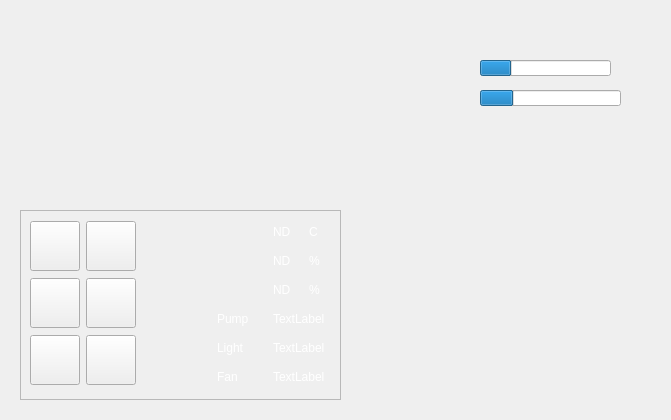
<?xml version="1.0" encoding="UTF-8"?>
<ui version="4.0">
 <class>Section</class>
 <widget class="QWidget" name="Section">
  <property name="geometry">
   <rect>
    <x>0</x>
    <y>0</y>
    <width>671</width>
    <height>420</height>
   </rect>
  </property>
  <property name="windowTitle">
   <string>Form</string>
  </property>
  <property name="styleSheet">
   <string notr="true">color: rgb(255, 255, 255);</string>
  </property>
  <widget class="QProgressBar" name="pb_watering">
   <property name="geometry">
    <rect>
     <x>480</x>
     <y>60</y>
     <width>131</width>
     <height>16</height>
    </rect>
   </property>
   <property name="value">
    <number>24</number>
   </property>
  </widget>
  <widget class="QProgressBar" name="pb_lighting">
   <property name="geometry">
    <rect>
     <x>480</x>
     <y>90</y>
     <width>141</width>
     <height>16</height>
    </rect>
   </property>
   <property name="value">
    <number>24</number>
   </property>
  </widget>
  <widget class="QFrame" name="frame">
   <property name="geometry">
    <rect>
     <x>20</x>
     <y>210</y>
     <width>321</width>
     <height>190</height>
    </rect>
   </property>
   <property name="frameShape">
    <enum>QFrame::StyledPanel</enum>
   </property>
   <property name="frameShadow">
    <enum>QFrame::Raised</enum>
   </property>
   <widget class="QWidget" name="layoutWidget">
    <property name="geometry">
     <rect>
      <x>10</x>
      <y>10</y>
      <width>295</width>
      <height>168</height>
     </rect>
    </property>
    <layout class="QHBoxLayout" name="horizontalLayout_4">
     <item>
      <layout class="QHBoxLayout" name="horizontalLayout_3">
       <item>
        <layout class="QVBoxLayout" name="verticalLayout">
         <item>
          <widget class="QPushButton" name="btn_watering">
           <property name="minimumSize">
            <size>
             <width>50</width>
             <height>50</height>
            </size>
           </property>
           <property name="maximumSize">
            <size>
             <width>50</width>
             <height>50</height>
            </size>
           </property>
           <property name="text">
            <string/>
           </property>
           <property name="iconSize">
            <size>
             <width>35</width>
             <height>35</height>
            </size>
           </property>
           <property name="checkable">
            <bool>false</bool>
           </property>
          </widget>
         </item>
         <item>
          <widget class="QPushButton" name="btn_lighting">
           <property name="minimumSize">
            <size>
             <width>50</width>
             <height>50</height>
            </size>
           </property>
           <property name="maximumSize">
            <size>
             <width>50</width>
             <height>50</height>
            </size>
           </property>
           <property name="text">
            <string/>
           </property>
           <property name="iconSize">
            <size>
             <width>35</width>
             <height>35</height>
            </size>
           </property>
          </widget>
         </item>
         <item>
          <widget class="QPushButton" name="btn_fan">
           <property name="minimumSize">
            <size>
             <width>50</width>
             <height>50</height>
            </size>
           </property>
           <property name="maximumSize">
            <size>
             <width>50</width>
             <height>50</height>
            </size>
           </property>
           <property name="text">
            <string/>
           </property>
          </widget>
         </item>
        </layout>
       </item>
       <item>
        <layout class="QVBoxLayout" name="verticalLayout_7">
         <item>
          <widget class="QPushButton" name="btn_save">
           <property name="minimumSize">
            <size>
             <width>50</width>
             <height>50</height>
            </size>
           </property>
           <property name="maximumSize">
            <size>
             <width>50</width>
             <height>50</height>
            </size>
           </property>
           <property name="text">
            <string/>
           </property>
           <property name="icon">
            <iconset resource="../../resources/resources.qrc">
             <normaloff>:/Icons/section_save.svg</normaloff>:/Icons/section_save.svg</iconset>
           </property>
           <property name="iconSize">
            <size>
             <width>35</width>
             <height>35</height>
            </size>
           </property>
          </widget>
         </item>
         <item>
          <widget class="QPushButton" name="btn_settings">
           <property name="minimumSize">
            <size>
             <width>50</width>
             <height>50</height>
            </size>
           </property>
           <property name="maximumSize">
            <size>
             <width>50</width>
             <height>50</height>
            </size>
           </property>
           <property name="text">
            <string/>
           </property>
           <property name="icon">
            <iconset resource="../../resources/resources.qrc">
             <normaloff>:/Icons/section_settings.svg</normaloff>:/Icons/section_settings.svg</iconset>
           </property>
           <property name="iconSize">
            <size>
             <width>35</width>
             <height>35</height>
            </size>
           </property>
          </widget>
         </item>
         <item>
          <widget class="QPushButton" name="btn_delate">
           <property name="minimumSize">
            <size>
             <width>50</width>
             <height>50</height>
            </size>
           </property>
           <property name="maximumSize">
            <size>
             <width>50</width>
             <height>50</height>
            </size>
           </property>
           <property name="text">
            <string/>
           </property>
           <property name="icon">
            <iconset resource="../../resources/resources.qrc">
             <normaloff>:/Icons/section_delate.svg</normaloff>:/Icons/section_delate.svg</iconset>
           </property>
           <property name="iconSize">
            <size>
             <width>35</width>
             <height>35</height>
            </size>
           </property>
          </widget>
         </item>
        </layout>
       </item>
      </layout>
     </item>
     <item>
      <spacer name="horizontalSpacer">
       <property name="orientation">
        <enum>Qt::Horizontal</enum>
       </property>
       <property name="sizeHint" stdset="0">
        <size>
         <width>40</width>
         <height>20</height>
        </size>
       </property>
      </spacer>
     </item>
     <item>
      <spacer name="horizontalSpacer_2">
       <property name="orientation">
        <enum>Qt::Horizontal</enum>
       </property>
       <property name="sizeHint" stdset="0">
        <size>
         <width>100</width>
         <height>20</height>
        </size>
       </property>
      </spacer>
     </item>
     <item>
      <layout class="QHBoxLayout" name="horizontalLayout_2">
       <item>
        <layout class="QVBoxLayout" name="verticalLayout_2">
         <item>
          <widget class="QLabel" name="label">
           <property name="minimumSize">
            <size>
             <width>50</width>
             <height>0</height>
            </size>
           </property>
           <property name="maximumSize">
            <size>
             <width>50</width>
             <height>16777215</height>
            </size>
           </property>
           <property name="text">
            <string/>
           </property>
           <property name="pixmap">
            <pixmap resource="../../resources/resources.qrc">:/Icons/section_temperature.svg</pixmap>
           </property>
          </widget>
         </item>
         <item>
          <widget class="QLabel" name="label_2">
           <property name="text">
            <string/>
           </property>
           <property name="pixmap">
            <pixmap resource="../../resources/resources.qrc">:/Icons/section_watering.svg</pixmap>
           </property>
          </widget>
         </item>
         <item>
          <widget class="QLabel" name="label_3">
           <property name="text">
            <string/>
           </property>
           <property name="pixmap">
            <pixmap resource="../../resources/resources.qrc">:/Icons/section_lighting.svg</pixmap>
           </property>
          </widget>
         </item>
         <item>
          <widget class="QLabel" name="label_4">
           <property name="text">
            <string>Pump</string>
           </property>
          </widget>
         </item>
         <item>
          <widget class="QLabel" name="label_5">
           <property name="text">
            <string>Light</string>
           </property>
          </widget>
         </item>
         <item>
          <widget class="QLabel" name="label_6">
           <property name="text">
            <string>Fan</string>
           </property>
          </widget>
         </item>
        </layout>
       </item>
       <item>
        <layout class="QVBoxLayout" name="verticalLayout_6">
         <item>
          <layout class="QHBoxLayout" name="horizontalLayout">
           <item>
            <layout class="QVBoxLayout" name="verticalLayout_3">
             <item>
              <widget class="QLabel" name="lbl_actualTemp">
               <property name="minimumSize">
                <size>
                 <width>20</width>
                 <height>0</height>
                </size>
               </property>
               <property name="maximumSize">
                <size>
                 <width>30</width>
                 <height>16777215</height>
                </size>
               </property>
               <property name="text">
                <string>ND</string>
               </property>
              </widget>
             </item>
             <item>
              <widget class="QLabel" name="lbl_actualHumidity">
               <property name="minimumSize">
                <size>
                 <width>30</width>
                 <height>0</height>
                </size>
               </property>
               <property name="maximumSize">
                <size>
                 <width>30</width>
                 <height>100</height>
                </size>
               </property>
               <property name="text">
                <string>ND</string>
               </property>
              </widget>
             </item>
             <item>
              <widget class="QLabel" name="lbl_actualInsolation">
               <property name="minimumSize">
                <size>
                 <width>30</width>
                 <height>0</height>
                </size>
               </property>
               <property name="maximumSize">
                <size>
                 <width>30</width>
                 <height>16777215</height>
                </size>
               </property>
               <property name="text">
                <string>ND</string>
               </property>
              </widget>
             </item>
            </layout>
           </item>
           <item>
            <layout class="QVBoxLayout" name="verticalLayout_4">
             <item>
              <widget class="QLabel" name="label_13">
               <property name="text">
                <string>C</string>
               </property>
              </widget>
             </item>
             <item>
              <widget class="QLabel" name="label_14">
               <property name="text">
                <string>%</string>
               </property>
              </widget>
             </item>
             <item>
              <widget class="QLabel" name="label_15">
               <property name="text">
                <string>%</string>
               </property>
              </widget>
             </item>
            </layout>
           </item>
          </layout>
         </item>
         <item>
          <layout class="QVBoxLayout" name="verticalLayout_5">
           <item>
            <widget class="QLabel" name="lbl_pumpStatus">
             <property name="text">
              <string>TextLabel</string>
             </property>
            </widget>
           </item>
           <item>
            <widget class="QLabel" name="lbl_lightStatus">
             <property name="text">
              <string>TextLabel</string>
             </property>
            </widget>
           </item>
           <item>
            <widget class="QLabel" name="lbl_fanStatus">
             <property name="text">
              <string>TextLabel</string>
             </property>
            </widget>
           </item>
          </layout>
         </item>
        </layout>
       </item>
      </layout>
     </item>
    </layout>
   </widget>
  </widget>
  <widget class="QLabel" name="label_7">
   <property name="geometry">
    <rect>
     <x>20</x>
     <y>10</y>
     <width>311</width>
     <height>191</height>
    </rect>
   </property>
   <property name="text">
    <string/>
   </property>
  </widget>
 </widget>
 <resources>
  <include location="../../resources/resources.qrc"/>
 </resources>
 <connections/>
</ui>
